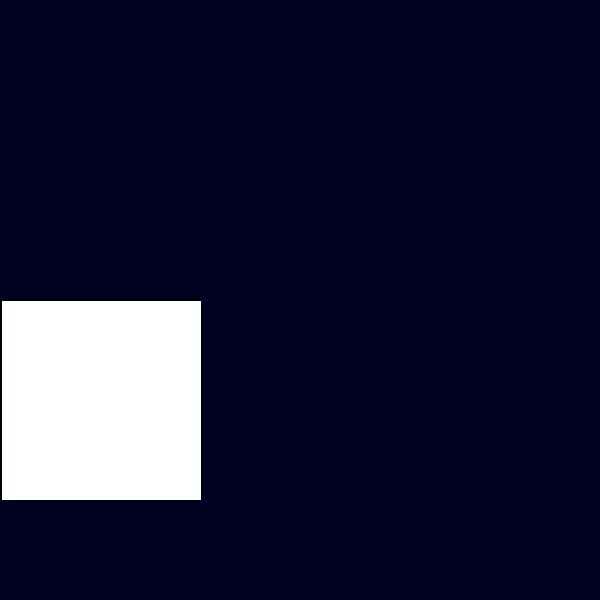
Frame 1 (no input)
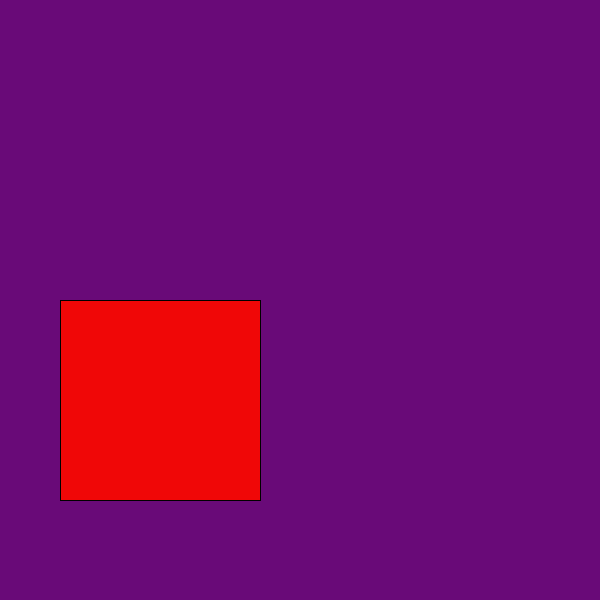
Frame 60 (the mouse pressed at the canvas centre just before this capture)
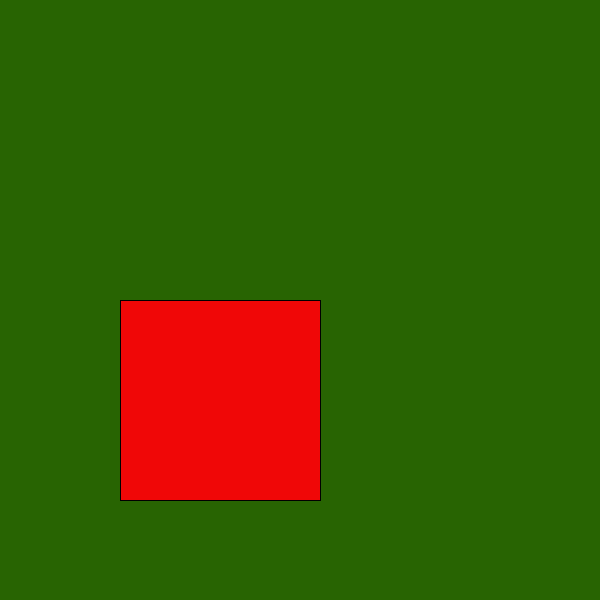
Frame 120 (the mouse held since frame 60 and released just before this capture)

The Processing sketch that drew these frames (run headless with seeded random() and noise(); from frame 60 on, the mouse is pressed at the canvas centre):

// Processing sketch: processing_71560
// ── processing_71560.pde

//Devon Kelley HW 3
//used http://processing.org/learning/basics/incrementdecrement.html for reference

int fillColor;
int a;
int b;
boolean direction;

void setup(){
  size(600,600);
  background(fillColor,2,32,95);
  a=0;
  b=width;
  direction=true;
  frameRate(80);
}

void draw(){
  if(a>0 && a<100){
  background(105,10,120);
  }else if(a>100 && a<250){
    background(40,100,2);
  } else if(a>250 && a<600){
    background(90,100,242);
  }
  a++;
  if(a>400){
    a=-1;
  }else if(a<0){
   b=1;
  }
  rect(a,300,200,200);
  fill(240,7,7);
}
